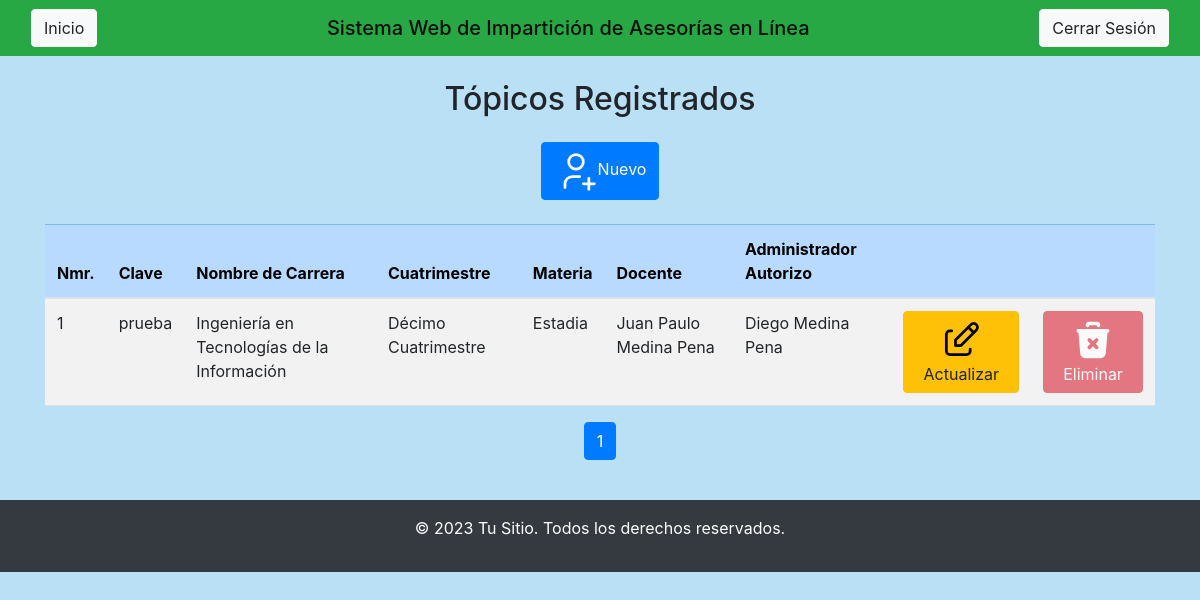
The app's page /Vista/ADMIN/Topico.php (signed in) with its own data.
### tables this page shows
CREATE TABLE `topicos` (
  `ID_Topico` int(11) NOT NULL AUTO_INCREMENT,
  `Nombre` varchar(200) NOT NULL,
  `Temas` text NOT NULL,
  `Clave` varchar(45) NOT NULL,
  `IdCarre` int(11) DEFAULT NULL,
  `IdCuatri` int(11) DEFAULT NULL,
  `IdMateri` int(11) DEFAULT NULL,
  `IdDocent` int(11) DEFAULT NULL,
  `ID_Administrador_Autorizo` int(11) DEFAULT NULL,
  PRIMARY KEY (`ID_Topico`),
  KEY `IdCarre` (`IdCarre`),
  KEY `IdCuatri` (`IdCuatri`),
  KEY `IdMateri` (`IdMateri`),
  KEY `IdDocent` (`IdDocent`),
  KEY `ID_Administrador_Autorizo` (`ID_Administrador_Autorizo`),
  CONSTRAINT `topicos_ibfk_1` FOREIGN KEY (`IdCarre`) REFERENCES `carrera` (`Id_Carrera`),
  CONSTRAINT `topicos_ibfk_2` FOREIGN KEY (`IdCuatri`) REFERENCES `cuatrimestre` (`Id_Cuatrimestre`),
  CONSTRAINT `topicos_ibfk_3` FOREIGN KEY (`IdMateri`) REFERENCES `materias` (`ID_Materia`),
  CONSTRAINT `topicos_ibfk_4` FOREIGN KEY (`IdDocent`) REFERENCES `docente` (`ID_Usuario_D`),
  CONSTRAINT `topicos_ibfk_5` FOREIGN KEY (`ID_Administrador_Autorizo`) REFERENCES `administrador` (`ID_Usuario_A`)
);

CREATE TABLE `carrera` (
  `Id_Carrera` int(11) NOT NULL AUTO_INCREMENT,
  `Nombre_Carrera` varchar(250) NOT NULL,
  PRIMARY KEY (`Id_Carrera`)
);

CREATE TABLE `cuatrimestre` (
  `Id_Cuatrimestre` int(11) NOT NULL AUTO_INCREMENT,
  `Nombre_Cuatrimestre` varchar(250) NOT NULL,
  PRIMARY KEY (`Id_Cuatrimestre`)
);

CREATE TABLE `materias` (
  `ID_Materia` int(11) NOT NULL AUTO_INCREMENT,
  `Nombre_Materia` varchar(250) NOT NULL,
  PRIMARY KEY (`ID_Materia`)
);

CREATE TABLE `docente` (
  `ID_Usuario_D` int(11) NOT NULL AUTO_INCREMENT,
  `Nombre_Usuario_D` varchar(200) NOT NULL,
  `Apellido_Materno_D` varchar(200) NOT NULL,
  `Apellido_Paterno_D` varchar(200) NOT NULL,
  `Telefono_D` varchar(20) NOT NULL,
  `Fecha_Nacimiento_D` date NOT NULL,
  `Genero_D` varchar(100) NOT NULL,
  `Correo_electronico_D` varchar(250) NOT NULL,
  `Contrasena_D` varchar(250) NOT NULL,
  PRIMARY KEY (`ID_Usuario_D`)
);

CREATE TABLE `administrador` (
  `ID_Usuario_A` int(11) NOT NULL AUTO_INCREMENT,
  `Nombre_Usuario_A` varchar(200) NOT NULL,
  `Apellido_Materno_A` varchar(200) NOT NULL,
  `Apellido_Paterno_A` varchar(200) NOT NULL,
  `Telefono_A` varchar(20) NOT NULL,
  `Fecha_Nacimiento_A` date NOT NULL,
  `Genero_A` varchar(100) NOT NULL,
  `Correo_electronico_A` varchar(250) NOT NULL,
  `Contrasena_A` varchar(250) NOT NULL,
  PRIMARY KEY (`ID_Usuario_A`)
);

### Vista/ADMIN/Topico.php (the view, shortened to what this page needs)
<?php include('head.php'); ?>
<center><div class="table-responsive">
        <h2 class="mb-4">Tópicos Registrados</h2>
            <a class="btn btn-primary" href="INSERT/Insert_Topico.php">
                Nuevo</a>
        <table class="table table-hover table-striped mt-4" class="table">
            <thead>
                <tr class="table-primary">
                    <th scope="col">Nmr.</th>
                    <th scope="col">Clave</th>
                    <th scope="col">Nombre de Carrera</th>
                    <th scope="col">Cuatrimestre</th>
                    <th scope="col">Materia</th>
                    <th scope="col">Docente</th>
                    <th scope="col">Administrador Autorizo</th>
                    <th scope="col"></th>
                    <th scope="col"></th>
                </tr>
            </thead>
            <tbody>
                <?php
                    $conexion = (new Conectar())->conexion();
                    $records_per_page = 10;
                    $page = isset($_GET['page']) && is_numeric($_GET['page']) ? (int)$_GET['page'] : 1;
                    $offset = ($page - 1) * $records_per_page;
                    $sql = "SELECT
                                T.ID_Topico,
                                T.Clave,
                                C.Nombre_Carrera,
                                C2.Nombre_Cuatrimestre,
                                M.Nombre_Materia,
                                D.Nombre_Usuario_D,
                                D.Apellido_Paterno_D,
                                D.Apellido_Materno_D,
                                A.Nombre_Usuario_A,
                                A.Apellido_Paterno_A,
                                A.Apellido_Materno_A,
                                COUNT(Citas.ID_Cita) AS Total_Citas, -- Contamos las citas
                                IFNULL(Evaluacion_Citas.ID_Evaluacion_Cita, 0) AS Evaluado -- Verificamos si fue evaluado
                            FROM
                                Topicos T
                            INNER JOIN
                                Carrera C ON T.IdCarre = C.Id_Carrera
                            INNER JOIN
                                Cuatrimestre C2 ON T.IdCuatri = C2.Id_Cuatrimestre
                            INNER JOIN
                                Materias M ON T.IdMateri = M.ID_Materia
                            INNER JOIN
                                Docente D ON T.IdDocent = D.ID_Usuario_D
                            INNER JOIN
                                Administrador A ON T.ID_Administrador_Autorizo = A.ID_Usuario_A
                            LEFT JOIN
                                Citas ON Citas.ID_Topicos = T.ID_Topico -- Verificamos citas
                            LEFT JOIN
                                Evaluacion_Citas ON Evaluacion_Citas.ID_Citas = Citas.ID_Cita -- Verificamos evaluaciones
                            GROUP BY
                                T.ID_Topico
                            LIMIT
                                $offset, $records_per_page;";
                    $query = mysqli_query($conexion, $sql);
                    $sql_total = "SELECT * FROM Topicos;";
                    $result_total = mysqli_query($conexion, $sql_total);
                    $total_rows = mysqli_fetch_array($result_total)[0];
                    $total_pages = ceil($total_rows / $records_per_page);
                    while ($row = mysqli_fetch_array($query)) {
                        $tieneRegistros = $row['Total_Citas'] || $row['Evaluado'];
                        ?>
                        <tr>
                            <td><?php echo $row['ID_Topico']; ?></td>
                            <td><?php echo $row['Clave']; ?></td>
                            <td><?php echo $row['Nombre_Carrera']; ?></td>
                            <td><?php echo $row['Nombre_Cuatrimestre']; ?></td>
                            <td><?php echo $row['Nombre_Materia']; ?></td>
                            <td><?php echo $row['Nombre_Usuario_D'] . ' ' . $row['Apellido_Paterno_D'] . ' ' . $row['Apellido_Materno_D']; ?></td>
                            <td><?php echo $row['Nombre_Usuario_A'] . ' ' . $row['Apellido_Paterno_A'] . ' ' . $row['Apellido_Materno_A']; ?></td>
                            <td><a class="btn btn-warning" href="UPDATE/Update_Topico.php?id=<?php echo $row['ID_Topico']; ?>">
                                Actualizar</a>
                            </td>
                            <td><a class="btn btn-danger <?php echo $tieneRegistros ? 'disabled' : ''; ?>" href="../../Controlador/ADMIN/DELETE/Funcion_Delete_Topico.php?id=<?php echo $row['ID_Topico']; ?>" onclick="return <?php echo $tieneRegistros ? 'false' : 'eliminar()'; ?>">
                                Eliminar</a>
                            </td>
                        </tr>
                    <?php
                    }
                ?>
            </tbody>
        </table>
    <nav aria-label="Page navigation example">
        <ul class="pagination justify-content-center">
            <?php for ($i = 1; $i <= $total_pages; $i++): ?>
                <li class="page-item <?php if ($i == $page) echo 'active'; ?>">
                    <a class="page-link" href="?page=<?php echo $i; ?>"><?php echo $i; ?></a>
                </li>
            <?php endfor; ?>
        </ul>
    </nav>
</div>
<?php include('footer.php'); ?>

### Vista/ADMIN/head.php (style rules this page uses)
body { background: #bae0f5; }

### records on screen
topicos: ID_Topico "1", Clave "prueba", IdCarre.Nombre_Carrera "Ingeniería en Tecnologías de la Información", IdCuatri.Nombre_Cuatrimestre "Décimo Cuatrimestre", IdMateri.Nombre_Materia "Estadia", IdDocent.Nombre_Usuario_D "Juan Paulo", IdDocent.Apellido_Paterno_D "Medina", IdDocent.Apellido_Materno_D "Pena", ID_Administrador_Autorizo.Nombre_Usuario_A "Diego", ID_Administrador_Autorizo.Apellido_Paterno_A "Medina", ID_Administrador_Autorizo.Apellido_Materno_A "Pena"
